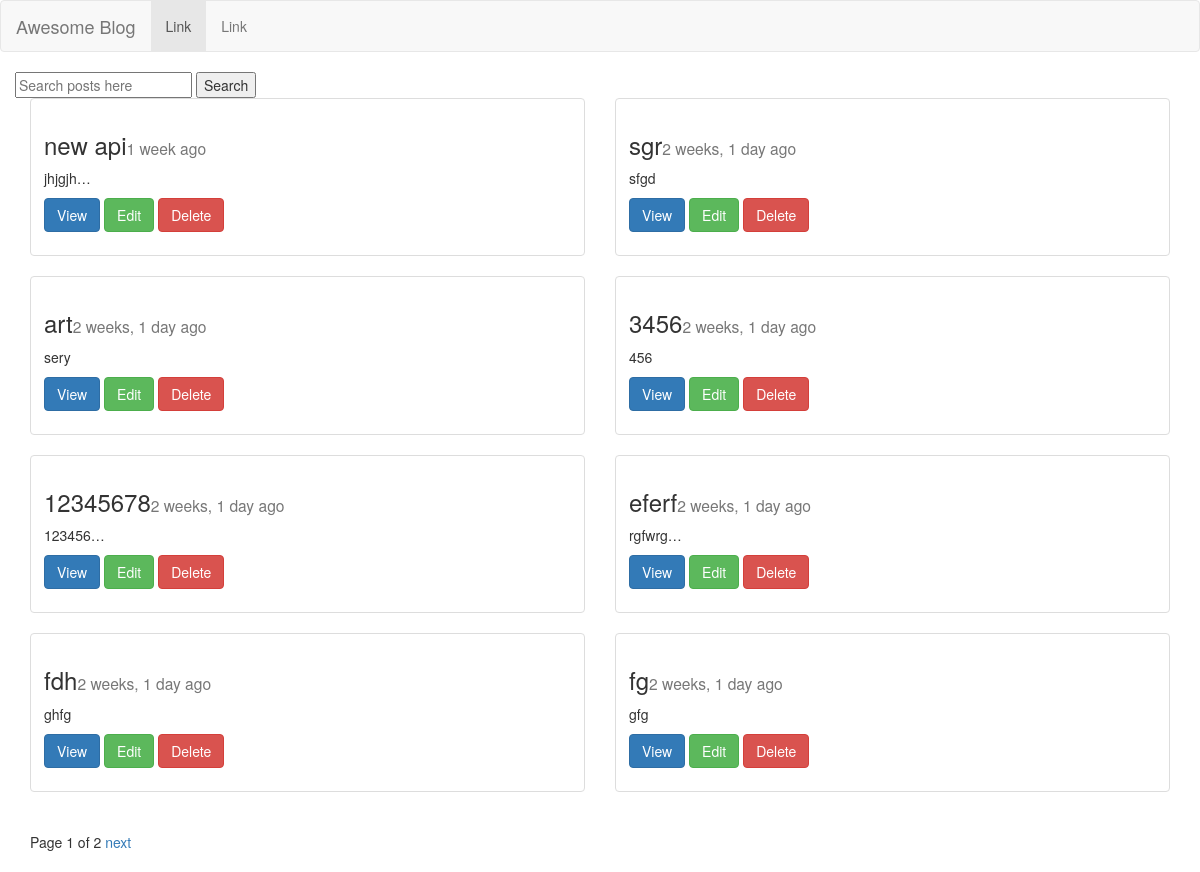
The app's page /posts/list/ with its own data.
### posts/models.py (models this page shows)
class Post(models.Model):
	author = models.ForeignKey(User, default=1) #when there is foreign key that mean many objects to one user
	title = models.CharField(max_length=50)
	content = models.TextField()
	slug = models.SlugField(unique=True, null=True)
	image = models.ImageField(upload_to="blog_image", null=True, blank=True)
	draft = models.BooleanField(default=False)
	publish = models.DateField()
	updated = models.DateTimeField(auto_now = True)
	timestamp =  models.DateTimeField(auto_now_add = True)
	def __str__(self):
		return self.title
	def get_absolute_url(self):
		return reverse ("posts:detail", kwargs = {"slug": self.slug})
	class Meta:
		ordering = ['-timestamp'] #for ordering everything by defult

### posts/views.py (the view, shortened to what this page needs)
def post_list(request):
    today = timezone.now().date()
    if request.user.is_staff or request.user.is_superuser:
        obj_list = Post.objects.all()
    else:
        obj_list = Post.objects.filter(draft=False).filter(publish__lte=today) #.order_by('-timestamp', 'title') to order for certine html
    query = request.GET.get("q")
    paginator = Paginator(obj_list, 8) # Show 5 contacts per page
    page = request.GET.get('page')
    try:
        objs = paginator.page(page)
    except PageNotAnInteger:
        objs = paginator.page(1)
    except EmptyPage:
        objs = paginator.page(paginator.num_pages)
    context = {
    "post_list": objs,
    "today":today,
    }
    return render(request, "post_list.html", context)

### posts/templates/post_list.html (shortened to what this page needs)
{% extends 'base.html' %}
{% block content %}
	<div class="row">
  <form action="{% url 'posts:list' %}" method="GET">
    <input type="text" name="q" placeholder="Search posts here" value="{{request.GET.q}}">
    <input type="submit" value="Search">
  </form>
	{% for x in post_list %}
		<div class="col-sm-6">
			<div class="thumbnail">
      			<div class="caption">
       			 <h3>{{x.title}}<small>{{x.publish|timesince}} ago</small></h3>
      			  <p>{{x.content|linebreaks|truncatechars:10}}</p>
       			  <p>
		        	<a href="{{x.get_absolute_url}}" class="btn btn-primary">View</a>
					<a href="{% url 'posts:update' slug=x.slug %}" class="btn btn-success">Edit</a>
					<a href="{% url 'posts:delete' slug=x.slug %}" class="btn btn-danger">Delete</a>
        		</p>
     			</div>
    		</div>
    	</div>
	{% endfor %}
	</div>
	<div class="pagination">
    <span class="step-links">
        <span class="current">
            Page {{ post_list.number }} of {{ post_list.paginator.num_pages }}
        </span>
        {% if post_list.has_next %}
            <a href="?page={{ post_list.next_page_number }}&q={{request.GET.q}}">next</a>
        {% endif %}
    </span>
</div>
{% endblock content %}

### records on screen
Post: title "new api", publish "1 week", content "jhjgjh…"
Post: title "sgr", publish "2 weeks, 1 day", content "sfgd"
Post: title "art", publish "2 weeks, 1 day", content "sery"
Post: title "3456", publish "2 weeks, 1 day", content "456"
Post: title "12345678", publish "2 weeks, 1 day", content "123456…"
Post: title "eferf", publish "2 weeks, 1 day", content "rgfwrg…"
Post: title "fdh", publish "2 weeks, 1 day", content "ghfg"
Post: title "fg", publish "2 weeks, 1 day", content "gfg"

### other values on screen
{{ post_list.number }} "1"
{{ post_list.paginator.num_pages }} "2"
